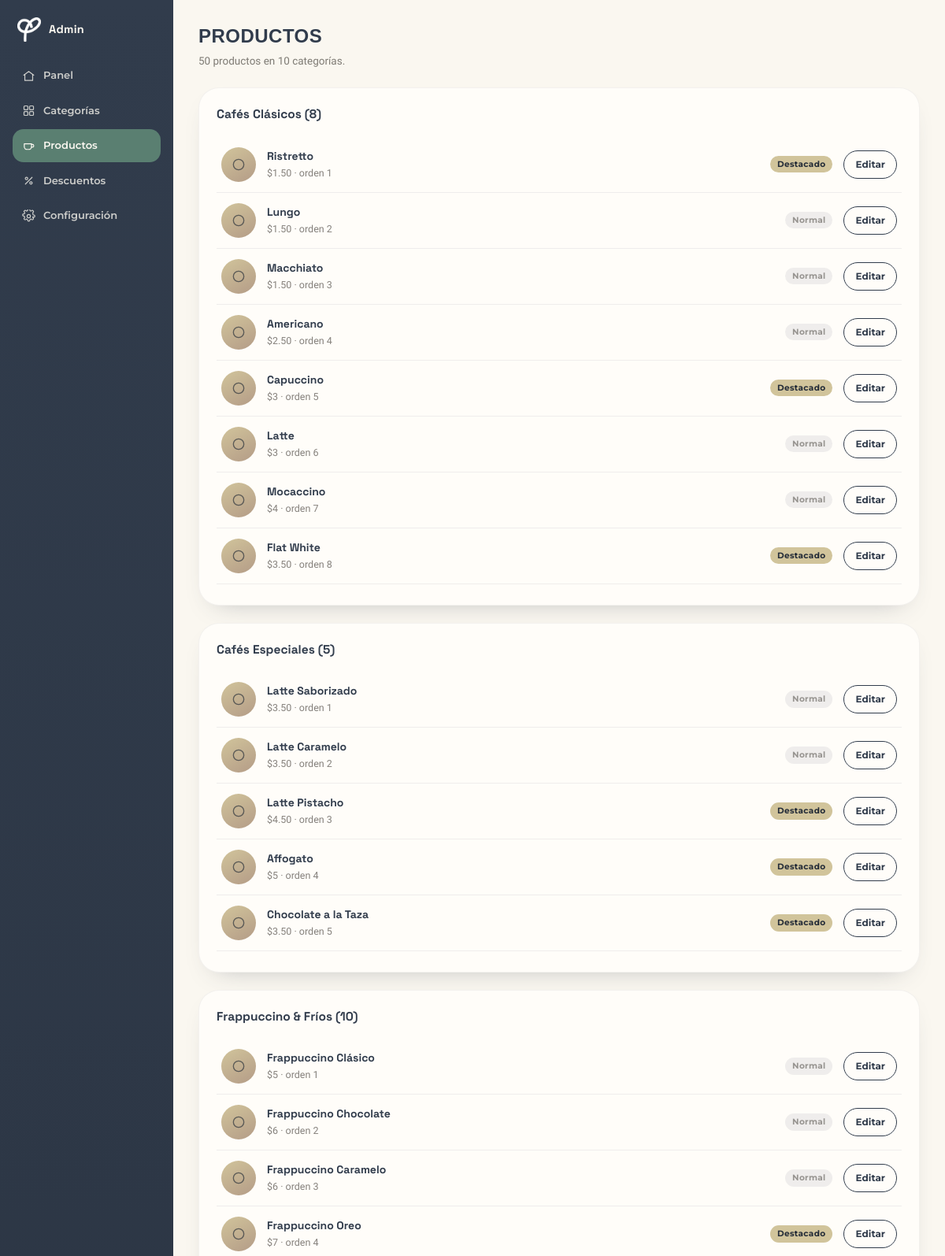
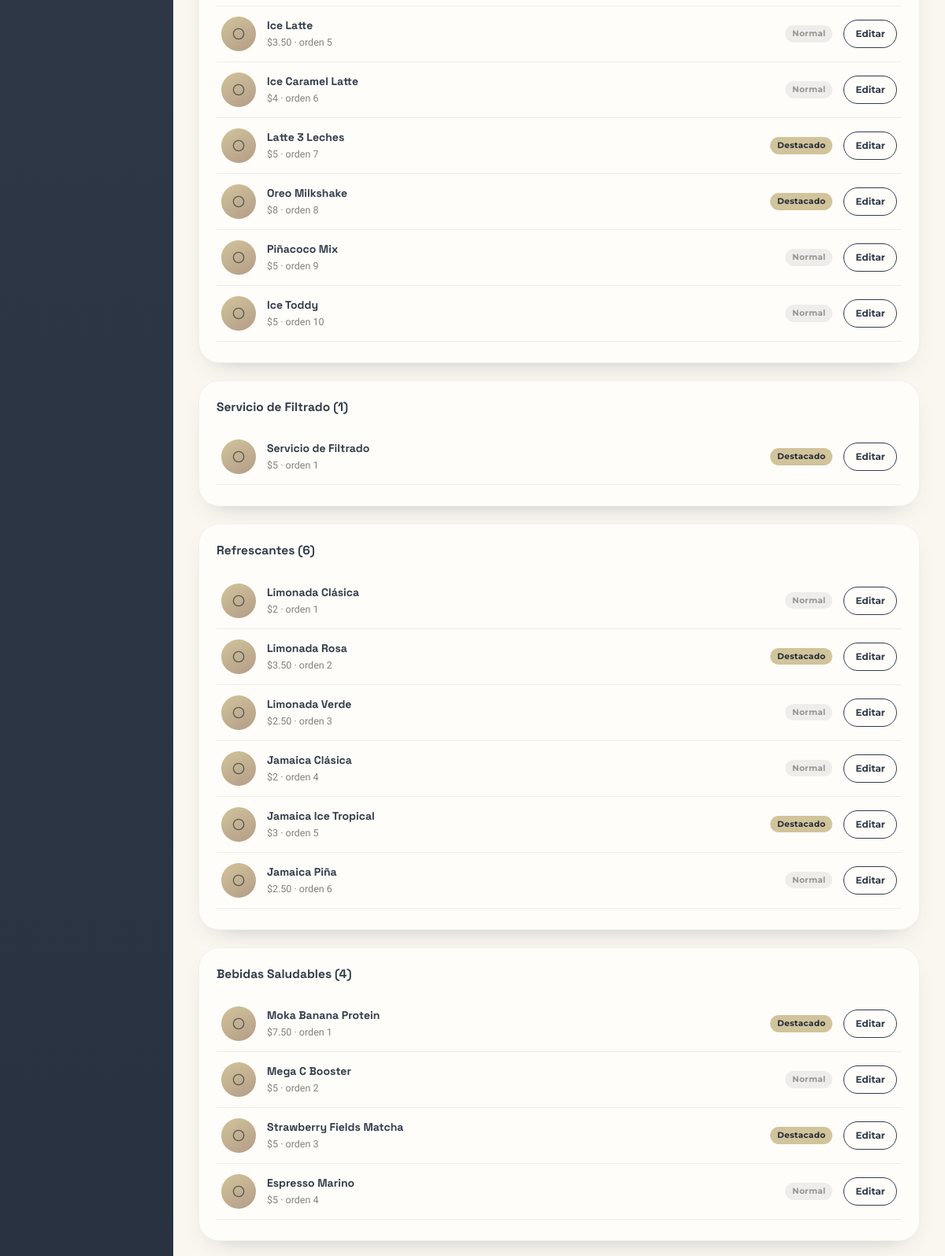
Screenshot of /admin/productos.php (signed in, upper part) with the database file from the repository (2 pictures, top to bottom).
### tables this page shows
CREATE TABLE IF NOT EXISTS categorias (
  id VARCHAR(60) NOT NULL PRIMARY KEY,
  nombre VARCHAR(120) NOT NULL,
  kicker VARCHAR(120) NOT NULL DEFAULT '',
  tagline VARCHAR(160) NOT NULL DEFAULT '',
  tema ENUM('navy','sage','taupe','coral','gold') NOT NULL DEFAULT 'navy',
  orden INT NOT NULL DEFAULT 0
);

CREATE TABLE IF NOT EXISTS productos (
  id VARCHAR(80) NOT NULL PRIMARY KEY,
  categoria_id VARCHAR(60) NOT NULL,
  nombre VARCHAR(150) NOT NULL,
  descripcion TEXT NULL,
  precio DECIMAL(8,2) NULL,
  nota VARCHAR(120) NULL,
  imagen VARCHAR(255) NULL,
  destacado TINYINT(1) NOT NULL DEFAULT 0,
  orden INT NOT NULL DEFAULT 0,
  CONSTRAINT fk_productos_categoria FOREIGN KEY (categoria_id) REFERENCES categorias(id) ON DELETE RESTRICT ON UPDATE CASCADE
);

### admin/productos.php (the view, shortened to what this page needs)
<?php
$pdo = get_pdo();
$categoriasOpts = $pdo->query('SELECT id, nombre FROM categorias ORDER BY orden ASC, nombre ASC')->fetchAll();
$productosList = $pdo->query(
    'SELECT p.*, c.nombre AS categoria_nombre FROM productos p
     JOIN categorias c ON c.id = p.categoria_id
     ORDER BY c.orden ASC, p.orden ASC, p.nombre ASC'
)->fetchAll();
$porCategoria = [];
foreach ($productosList as $p) {
    $porCategoria[$p['categoria_id']][] = $p;
}
require __DIR__ . '/includes/layout-top.php';
?>
<?php foreach ($categoriasOpts as $cat): $items = $porCategoria[$cat['id']] ?? []; ?>
<div class="admin-card">
  <div class="admin-card-head">
    <h2><?= htmlspecialchars($cat['nombre']) ?> (<?= count($items) ?>)</h2>
  </div>
  <div class="admin-list">
    <?php foreach ($items as $p): $editId = 'edit-prod-' . $p['id']; $confirmMsg = '¿Eliminar "' . $p['nombre'] . '"? También se borrará su foto y cualquier descuento asociado.'; ?>
    <div class="admin-row">
      <div class="admin-row-media">
        <?php if (!empty($p['imagen'])): ?>
          <img src="../<?= htmlspecialchars($p['imagen']) ?>" alt="">
        <?php else: ?>
          <?= categoria_icono_svg($p['categoria_id']) ?>
        <?php endif; ?>
      </div>
      <div class="admin-row-body">
        <div class="admin-row-title"><?= htmlspecialchars($p['nombre']) ?></div>
        <div class="admin-row-sub"><?= $p['precio'] !== null ? fmt_precio((float) $p['precio']) : htmlspecialchars($p['nota'] ?: 'sin precio') ?> · orden <?= (int) $p['orden'] ?></div>
      </div>
      <span class="admin-row-tag <?= $p['destacado'] ? '' : 'is-off' ?>"><?= $p['destacado'] ? 'Destacado' : 'Normal' ?></span>
      <div class="admin-row-actions">
        <button type="button" class="btn-edit-toggle" data-edit-toggle="<?= htmlspecialchars($editId) ?>">Editar</button>
      </div>
    </div>
    <?php endforeach; ?>
  </div>
</div>
<?php endforeach; ?>
<?php require __DIR__ . '/includes/layout-bottom.php'; ?>

### includes/helpers.php (shortened to what this page needs)
<?php
function categoria_icono_svg(string $catId): string
{
    return $iconos[$catId] ?? '<svg viewBox="0 0 24 24" fill="none" stroke-width="1.6" stroke-linecap="round" stroke-linejoin="round"><circle cx="12" cy="12" r="8"/></svg>';
}
function fmt_precio(?float $n): string
{
    $s = number_format($n, 2, '.', '');
    return '$' . preg_replace('/\.00$/', '', $s);
}

### admin/assets/admin.css (style rules this page uses)
body.admin-body { background: var(--cream); min-height: 100vh; }
.admin-card { background: var(--paper); border-radius: var(--radius-lg); box-shadow: var(--shadow-soft); border: 1px solid rgba(49,60,76,0.06); padding: 22px 22px 26px; margin-bottom: 22px; }
.admin-card-head { display: flex; align-items: center; justify-content: space-between; gap: 12px; margin-bottom: 16px; flex-wrap: wrap; }
.admin-card-head h2 { font-family: var(--font-display); font-weight: 700; font-size: 15.5px; color: var(--navy); }
.admin-list { display: flex; flex-direction: column; }
.admin-row { display: flex; align-items: center; gap: 14px; padding: 13px 6px; border-bottom: 1px solid rgba(49,60,76,0.08); }
.admin-row-media { flex: 0 0 auto; width: 44px; height: 44px; border-radius: 50%; background: linear-gradient(150deg, var(--tan), var(--taupe)); display: flex; align-items: center; justify-content: center; overflow: hidden; }
.admin-row-media svg { width: 20px; height: 20px; stroke: var(--navy-deep); opacity: 0.65; }
.admin-row-body { flex: 1; min-width: 0; }
.admin-row-title { font-family: var(--font-display); font-weight: 700; font-size: 14px; color: var(--navy); }
.admin-row-sub { font-size: 12.5px; color: rgba(44,40,34,0.58); margin-top: 2px; }
.admin-row-tag { font-family: var(--font-label); font-weight: 700; font-size: 10.5px; letter-spacing: 0.03em; padding: 3px 9px; border-radius: 999px; background: var(--tan); color: var(--navy-deep); white-space: nowrap; }
.admin-row-tag.is-off { background: rgba(49,60,76,0.08); color: rgba(44,40,34,0.45); }
.admin-row-actions { flex: 0 0 auto; display: flex; gap: 6px; }
.btn-edit-toggle { font-family: var(--font-label); font-weight: 700; font-size: 12px; padding: 8px 14px; border-radius: 999px; border: 1.4px solid var(--navy); color: var(--navy); background: transparent; transition: background 0.18s var(--ease), color 0.18s var(--ease); }

### assets/css/tokens.css (style rules this page uses)
:root { --taupe: #b49c87; --tan: #d1c49b; --sage: #5a7f71; --navy: #313c4c; --sage-deep: #46604f; --navy-deep: #232b37; --taupe-deep: #97806c; --cream: #faf7f0; --paper: #fffdf9; --ink: #2c2822; --font-display: 'Space Grotesk', sans-serif; --font-script: 'Sloop Script', cursive; --font-agrandir: 'Agrandir', sans-serif; --font-body: 'HK Grotesk', 'Work Sans', sans-serif; --font-label: 'Montserrat', 'Work Sans', sans-serif; --radius-lg: 26px; --radius-md: 14px; --shadow-soft: 0 14px 34px -22px rgba(49, 60, 76, 0.4); --ease: cubic-bezier(0.22, 1, 0.36, 1); }
* { box-sizing: border-box; }
html { scroll-behavior: smooth; overflow-x: hidden; }
body { margin: 0; background: var(--cream); color: var(--ink); font-family: var(--font-body); font-size: 16px; line-height: 1.5; -webkit-font-smoothing: antialiased; }
img, svg { display: block; max-width: 100%; }
button { font: inherit; cursor: pointer; border: none; background: none; color: inherit; }
h1, h2, h3, p { margin: 0; }

### rows the page displays
categorias: nombre "Cafés Clásicos", id "8"
productos: nombre "Ristretto", precio "$1.50", orden "1", destacado "Destacado"
productos: nombre "Lungo", precio "$1.50", orden "2", destacado "Normal"
productos: nombre "Macchiato", precio "$1.50", orden "3", destacado "Normal"
productos: nombre "Americano", precio "$2.50", orden "4", destacado "Normal"
productos: nombre "Capuccino", precio "$3", orden "5", destacado "Destacado"
productos: nombre "Latte", precio "$3", orden "6", destacado "Normal"
productos: nombre "Mocaccino", precio "$4", orden "7", destacado "Normal"
productos: nombre "Flat White", precio "$3.50", orden "8", destacado "Destacado"
categorias: nombre "Cafés Especiales", id "5"
productos: nombre "Latte Saborizado", precio "$3.50", orden "1", destacado "Normal"
productos: nombre "Latte Caramelo", precio "$3.50", orden "2", destacado "Normal"
productos: nombre "Latte Pistacho", precio "$4.50", orden "3", destacado "Destacado"
productos: nombre "Affogato", precio "$5", orden "4", destacado "Destacado"
productos: nombre "Chocolate a la Taza", precio "$3.50", orden "5", destacado "Destacado"
categorias: nombre "Frappuccino & Fríos", id "10"
productos: nombre "Frappuccino Clásico", precio "$5", orden "1", destacado "Normal"
productos: nombre "Frappuccino Chocolate", precio "$6", orden "2", destacado "Normal"
productos: nombre "Frappuccino Caramelo", precio "$6", orden "3", destacado "Normal"
productos: nombre "Frappuccino Oreo", precio "$7", orden "4", destacado "Destacado"
productos: nombre "Ice Latte", precio "$3.50", orden "5", destacado "Normal"
productos: nombre "Ice Caramel Latte", precio "$4", orden "6", destacado "Normal"
productos: nombre "Latte 3 Leches", precio "$5", orden "7", destacado "Destacado"
productos: nombre "Oreo Milkshake", precio "$8", orden "8", destacado "Destacado"
productos: nombre "Piñacoco Mix", precio "$5", orden "9", destacado "Normal"
productos: nombre "Ice Toddy", precio "$5", orden "10", destacado "Normal"
categorias: nombre "Servicio de Filtrado", id "1"
productos: nombre "Servicio de Filtrado", precio "$5", orden "1", destacado "Destacado"
categorias: nombre "Refrescantes", id "6"
productos: nombre "Limonada Clásica", precio "$2", orden "1", destacado "Normal"
productos: nombre "Limonada Rosa", precio "$3.50", orden "2", destacado "Destacado"
productos: nombre "Limonada Verde", precio "$2.50", orden "3", destacado "Normal"
productos: nombre "Jamaica Clásica", precio "$2", orden "4", destacado "Normal"
productos: nombre "Jamaica Ice Tropical", precio "$3", orden "5", destacado "Destacado"
productos: nombre "Jamaica Piña", precio "$2.50", orden "6", destacado "Normal"
categorias: nombre "Bebidas Saludables", id "4"
productos: nombre "Moka Banana Protein", precio "$7.50", orden "1", destacado "Destacado"
productos: nombre "Mega C Booster", precio "$5", orden "2", destacado "Normal"
productos: nombre "Strawberry Fields Matcha", precio "$5", orden "3", destacado "Destacado"
productos: nombre "Espresso Marino", precio "$5", orden "4", destacado "Normal"

### other values shown
$label "Panel"
$label "Categorías"
$label "Productos"
$label "Descuentos"
$label "Configuración"
$adminPageTitle "PRODUCTOS"
$adminPageSubtitle "50 productos en 10 categorías."
